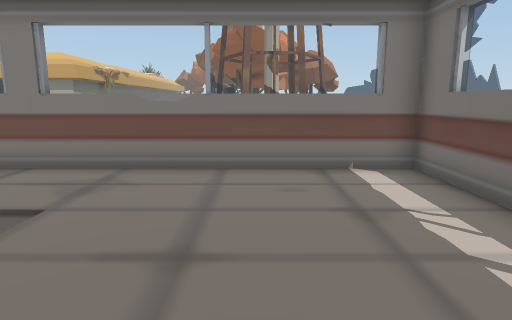
[1] (above)

22 first-person views from a walk through a scene from a Unity 3-D project. The camera is 1.5 m above the floor, tilts 10° down and sees 75° across. The floor is counted in squares, 1 m on a side. Each view is taken from the middle of a square. On the plan, view 1 faces up. The plan holds only what a view shows up to about 15 squares ahead; the rest is blank. The place goes on beyond the plan. The player character is not drawn. Door leaves are left out, so doorways stand open. Some surface patterns are stand-ins.

[2]
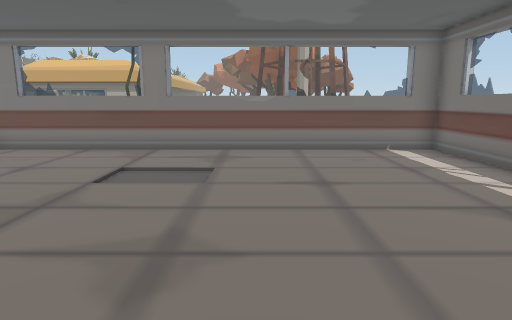

[3]
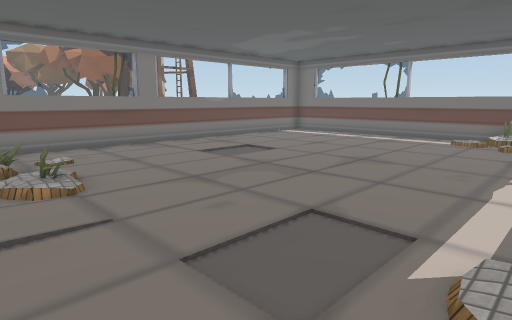

[4]
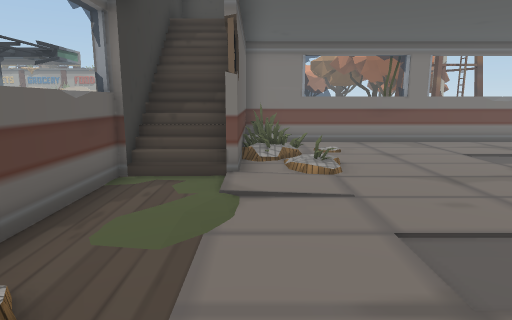

[5]
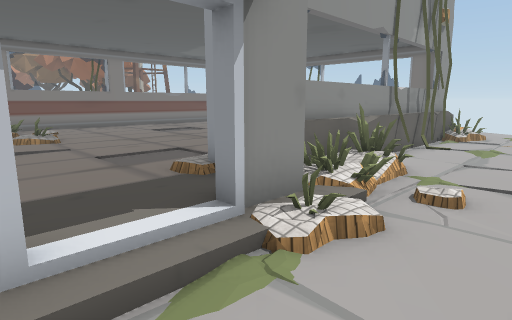

[6]
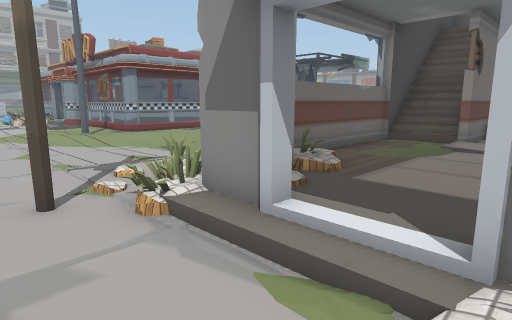

[7]
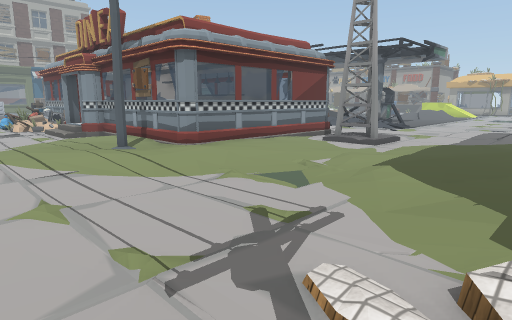

[8]
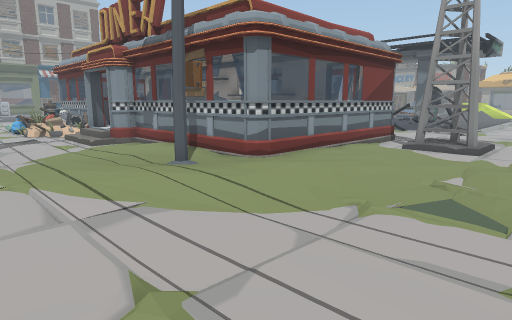

[9]
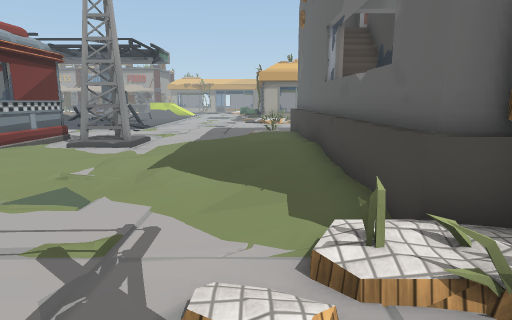

[10]
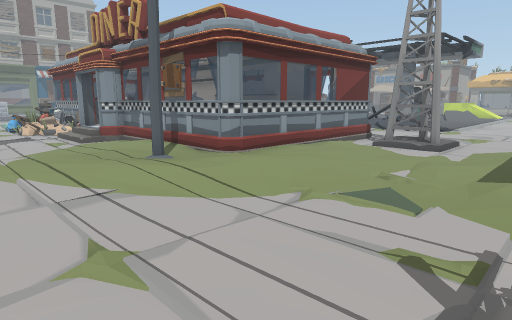

[11]
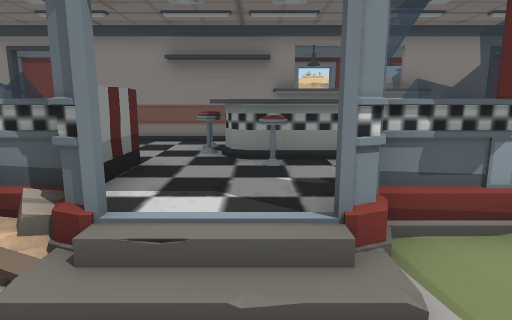

[12]
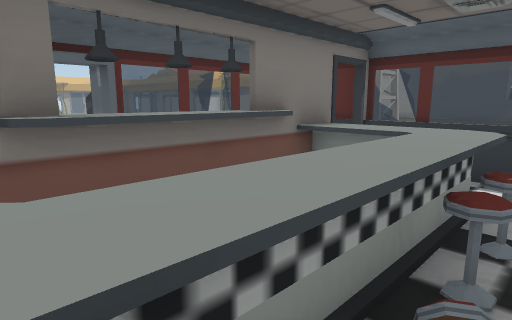

[13]
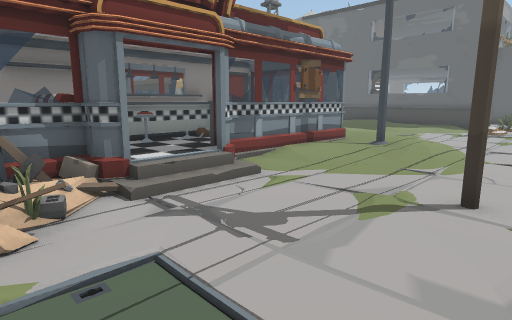

[14]
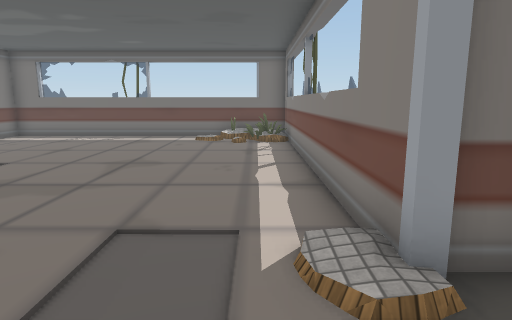

[15]
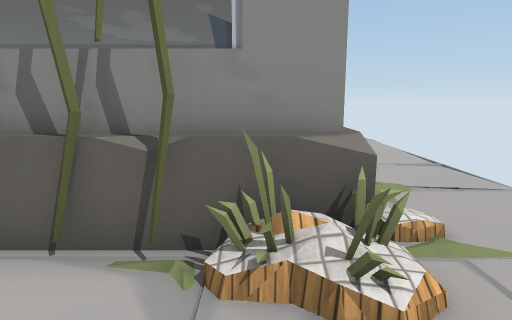

[16]
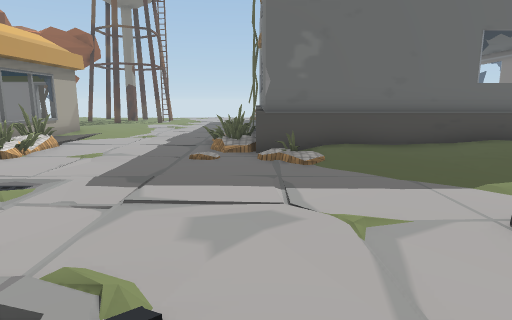

[17]
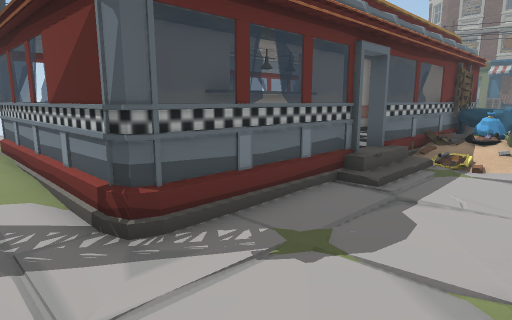

[18]
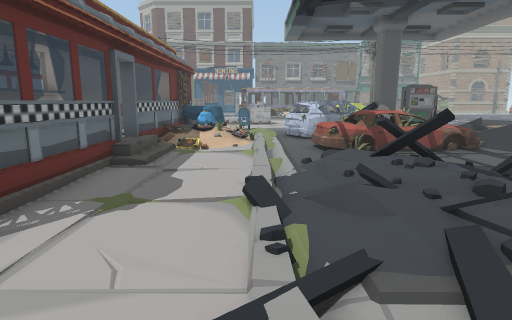

[19]
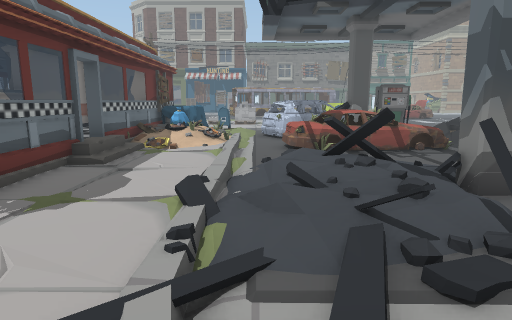

[20]
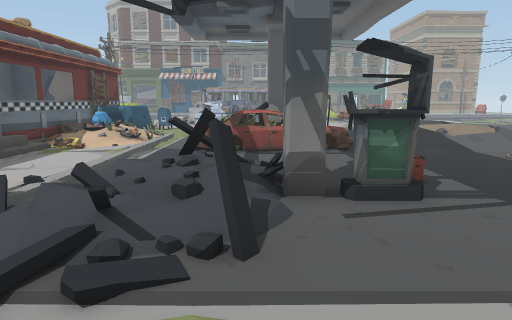

[21]
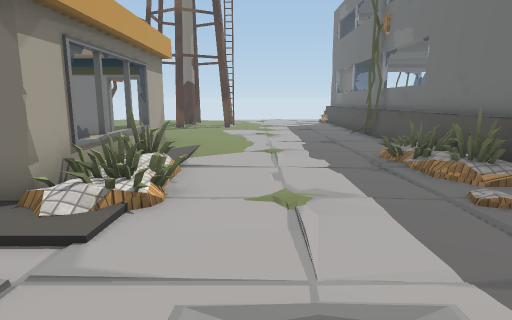

[22]
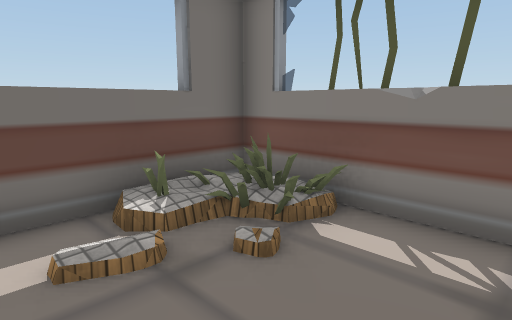

### Floor plan
Key: @ floor where view 1 was taken; # wall or solid block; x gap in a wall; . main floor; : floor 0.25 m higher than the main floor; - floor 0.25 m lower than the main floor; + floor 0.5 m higher than the main floor; / step, stairs or slope; D open door; = window, fence, low wall or low ledge; ^ raised ledge; C car; O other object.
Columns run from 35 left of view 1 to 5 right of it. Each row starts with its distance up from view 1.
 17    /.. ....         #     D
 16    CC........     ..#x#==##..
 15   #CCC....O../    ..=:=........     OO
 14   ## C../##../      .=  .......
 13 CC#C C../##/=/ .         ....
 12 CC=C C. /= ///
 11 CC.//./////://
 10 .......///...-.....    =.
  9         /.:........ .====
  8            . ...... /#O#O###############
  7              ...... /#  ##::::O::::::::
  6 #  /////.... /...../:#  # :::::::::::::#
  5 ##=#==:====#////....:#//#==::::::::::::#
  4  #:::      #./#/.....#//#=:::::::::::::O
  3 ######==##x#.#//..:./#//##=::::::::::::O
  2    O ####^^=......:/:#//## ::::::::::::#
  1   :O^^^^^^^=....../::#:::::::::::::::::O
  0   :^O^^OO^:=......:::#:::::::::::::@:::#
 -1   O::::::::=...../:::#:::::::::::::::+:#
 -2  ##::#======.:.../.:.#:::::::::::::::#=#
 -3 OO#DDD......:://-/...=/::::::::::::: =##
 -4  O.DD/.....#:........#O :::#::::::::###O/
 -5 O..   .....:./....../## ::: ############.
 -6 -....  .......     //=##//##====      ==
 -7  -..    ....        /==...//..
 -8   ..             ....O      ..        .
 -9 .                      .  .

Where each view was taken, in squares from view 1:
view 1: 0 up, 0 right, facing up
view 2: 3 down, 2 left, facing up
view 3: 4 down, 11 left, facing up-right
view 4: 5 down, 11 left, facing up
view 5: 9 down, 12 left, facing up-right
view 6: 9 down, 9 left, facing up-left
view 7: 8 down, 15 left, facing up-left
view 8: 8 down, 18 left, facing up-left
view 9: 8 down, 16 left, facing up
view 10: 8 down, 17 left, facing up-left
view 11: 6 down, 31 left, facing up
view 12: 1 down, 31 left, facing up-right
view 13: 9 down, 35 left, facing up-right
view 14: 3 down, 11 left, facing right
view 15: 8 down, 3 right, facing up
view 16: 8 up, 24 left, facing right
view 17: 9 up, 22 left, facing down-left
view 18: 9 up, 20 left, facing left
view 19: 10 up, 20 left, facing left
view 20: 13 up, 20 left, facing left
view 21: 13 up, 20 left, facing right
view 22: 0 up, 1 left, facing down-right
